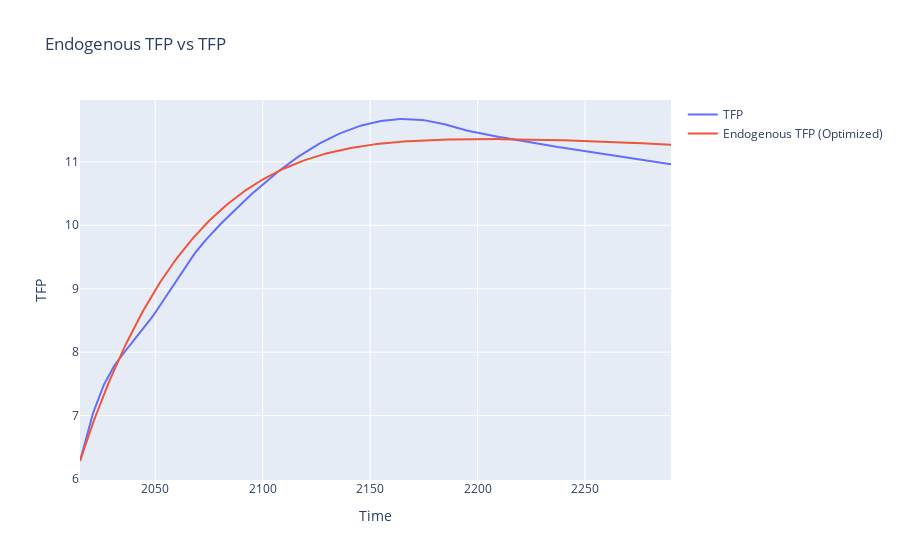

The code cell stored with this chart in its notebook:
### Code cell
# Plot the original and optimized endogenous_tfp using plotly
import plotly.graph_objects as go

fig = go.Figure()
fig.add_trace(go.Scatter(x=time_horizon.model_time_horizon, y=tfp_region, mode='lines', name='TFP'))
fig.add_trace(go.Scatter(x=time_horizon.model_time_horizon, y=endogenous_tfp_optimized, mode='lines', name='Endogenous TFP (Optimized)'))
fig.update_layout(title='Endogenous TFP vs TFP',
                  xaxis_title='Time',
                  yaxis_title='TFP')
fig.show()

### Figure 1 — Plotly figure (JSON) as saved in the notebook; plotly's stock layout.template omitted (floating-point values rounded to 4 significant figures; data arrays with more than 128 entries replaced by an {"elided": "..."} marker saying what was removed)
{"data": [{"mode": "lines", "name": "TFP", "type": "scatter", "x": {"elided": "286 int values"}, "y": {"elided": "276 float values"}}, {"mode": "lines", "name": "Endogenous TFP (Optimized)", "type": "scatter", "x": {"elided": "286 int values"}, "y": {"elided": "276 float values"}}], "layout": {"title": {"text": "Endogenous TFP vs TFP"}, "xaxis": {"title": {"text": "Time"}}, "yaxis": {"title": {"text": "TFP"}}}}
